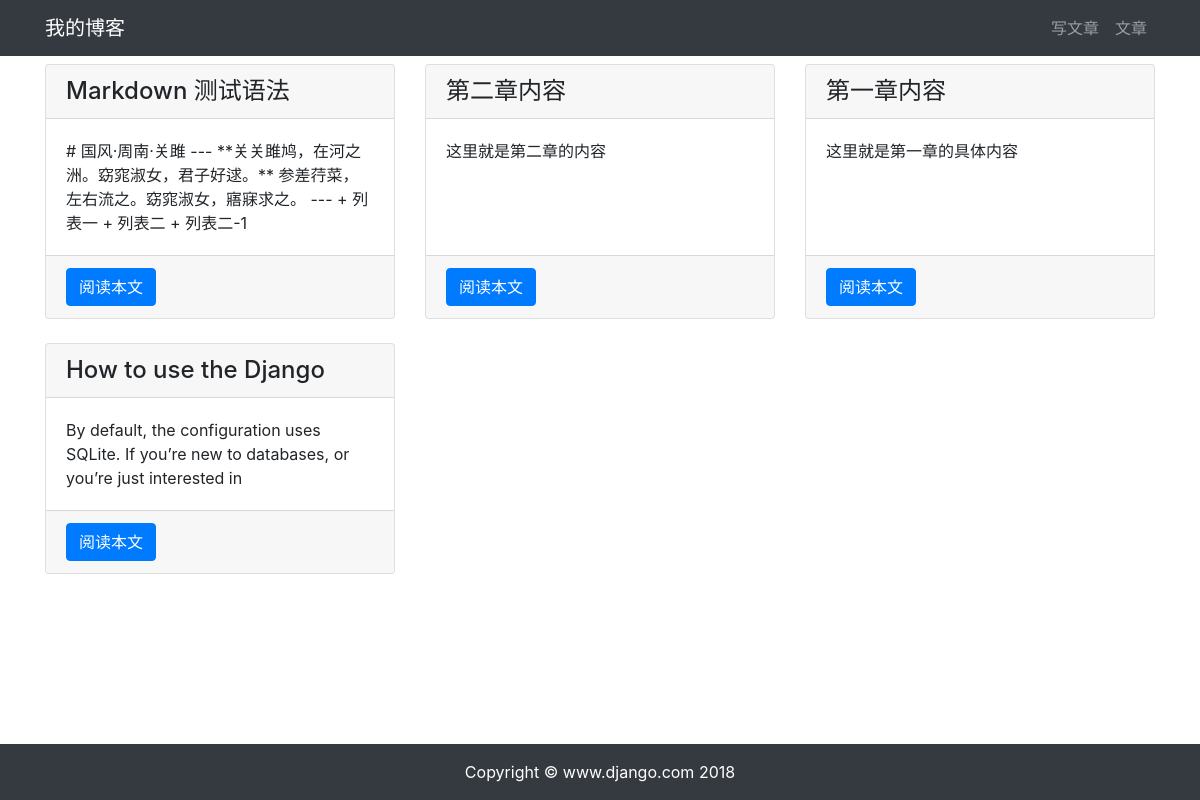
Page /article/article-list/ on the earlier database version.
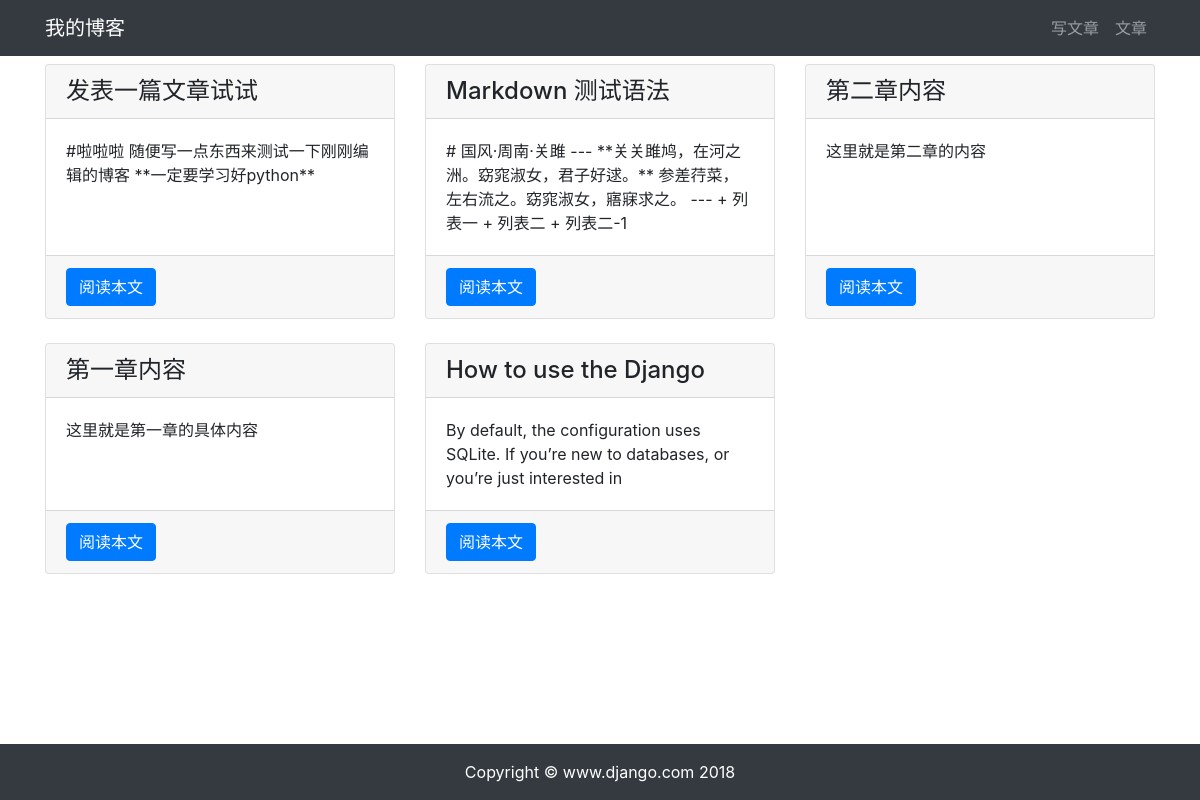
Same page on the later database version.
### article/models.py (models this page shows, shortened)
class ArticlePost(models.Model):
    author = models.ForeignKey(User, on_delete=models.CASCADE)
    title = models.CharField(max_length=100)
    body = models.TextField()
    created = models.DateTimeField(default=timezone.now)
    updated = models.DateTimeField(auto_now=True)
    class Meta:
        ordering = ('-created',)

### article/views.py (the view)
# urls.py: path('article-list/', views.article_list, name='article_list'),
def article_list(request):
    articles = ArticlePost.objects.all()
    context = {'articles': articles}
    return render(request, 'article/list.html', context)

### templates/article/list.html (shortened to what this page needs)
{% extends "base.html" %}
{% load staticfiles %}
{% block content %}
<div class="container">
    <div class="row mt-2">
        {% for article in articles %}
        <div class="col-4 mb-4">
            <div class="card h-100">
                <h4 class="card-header">{{ article.title }}</h4>
                <div class="card-body">
                    <p class="card-text">{{ article.body|slice:'100'}}</p>
                </div>
                <div class="card-footer">
                    <a href="{% url 'article:article_detail' article.id%}" class="btn btn-primary">阅读本文</a>
                </div>
            </div>
        </div>
        {% endfor %}
    </div>
</div>
{% endblock content %}

Differences in the rows shown:
added ArticlePost: title "发表一篇文章试试", body "#啦啦啦 随便写一点东西来测试一下刚刚编辑的博客 **一定要学习好python**"
